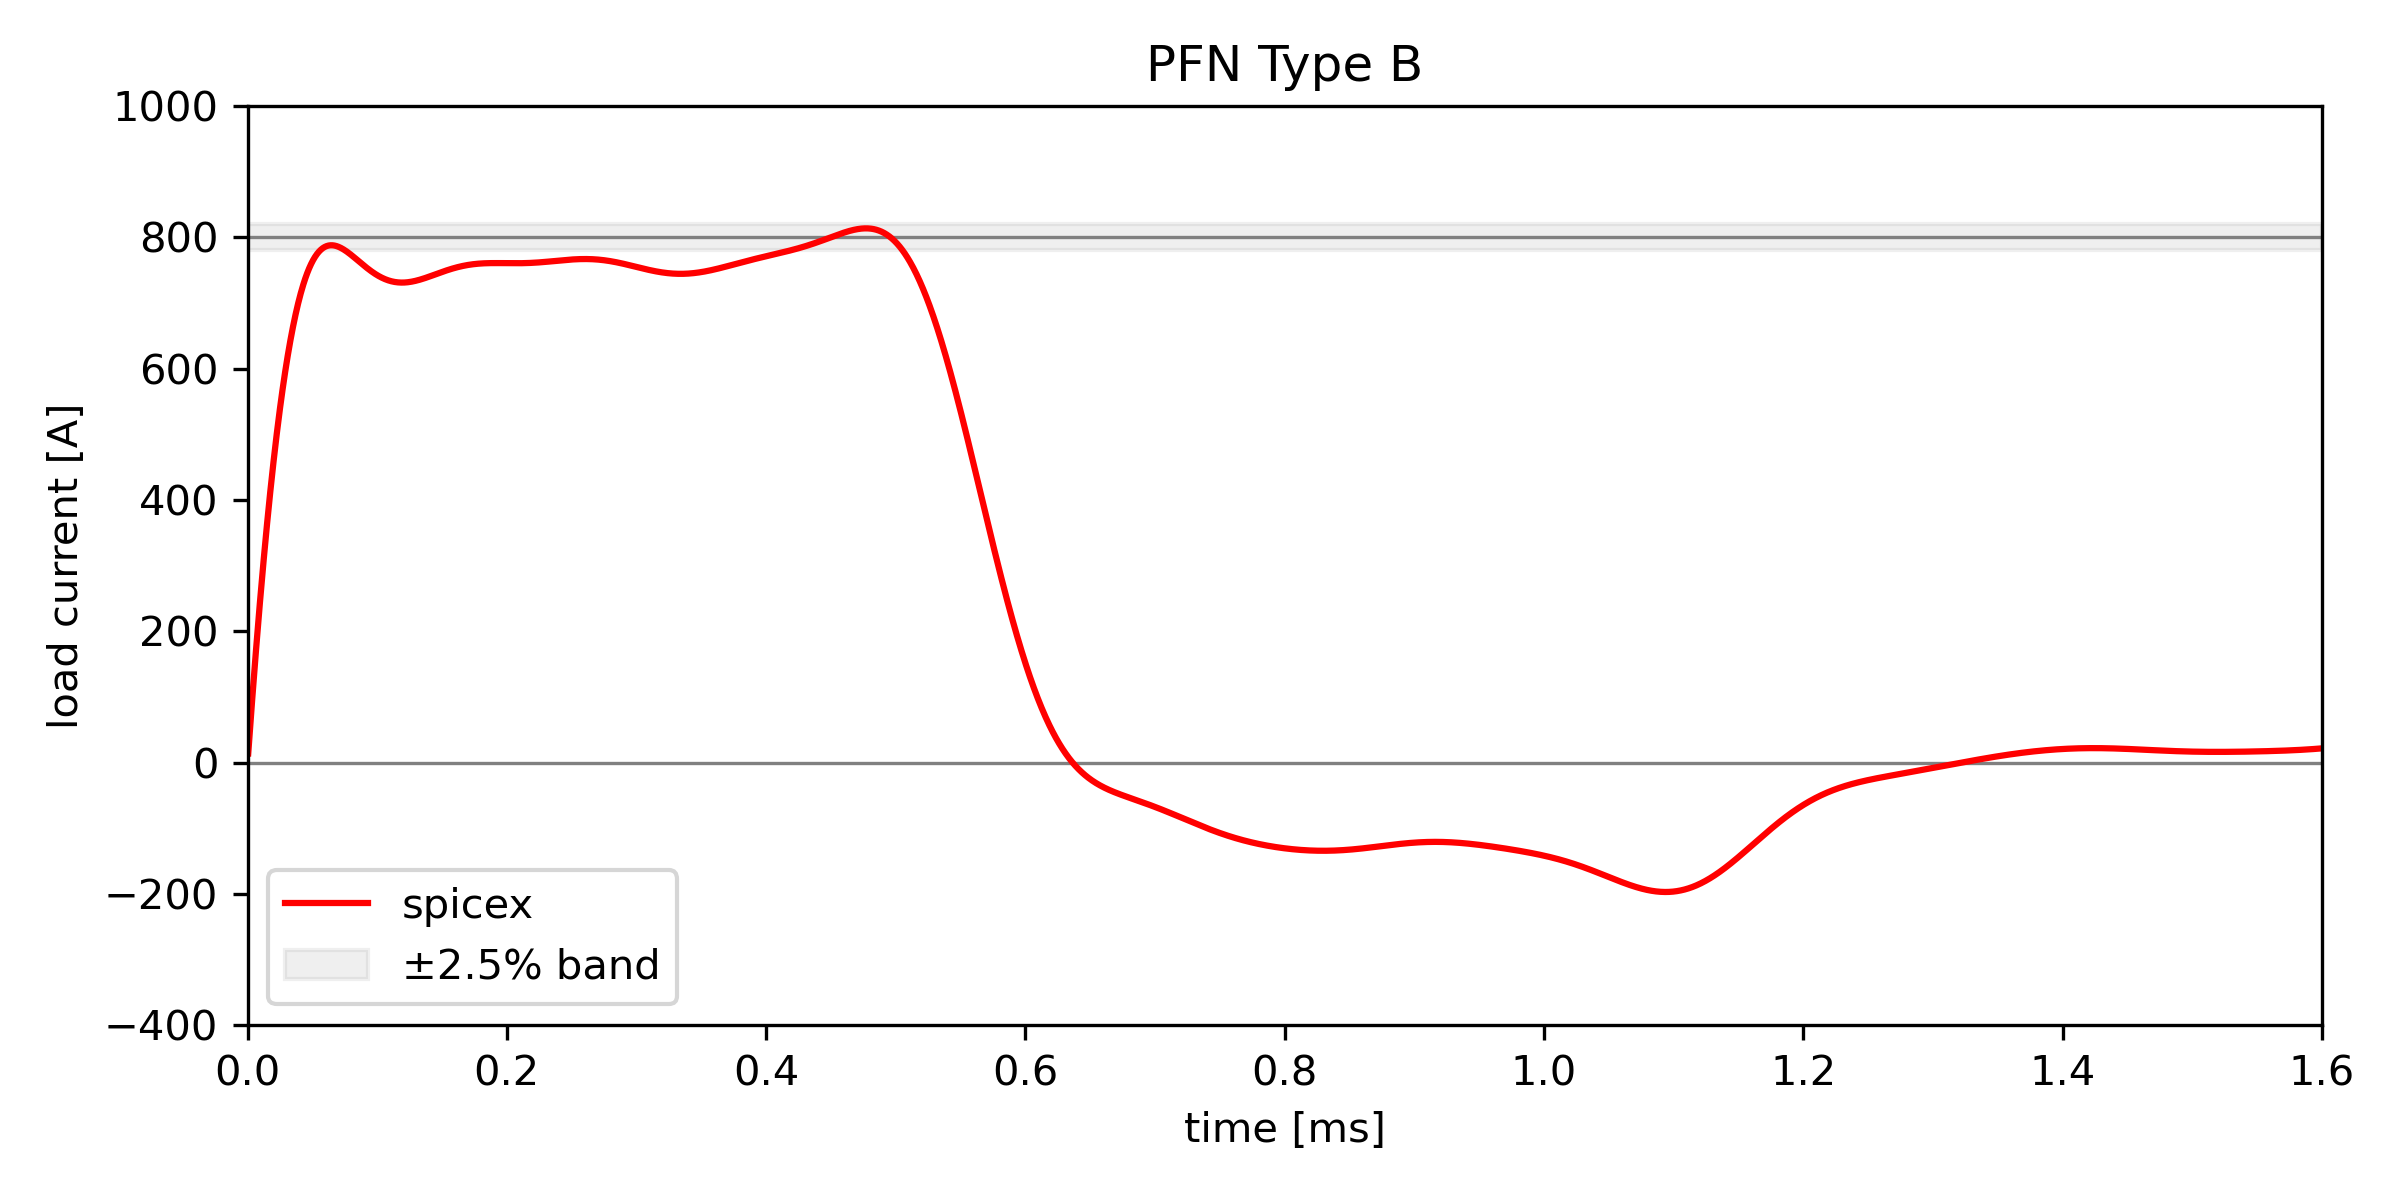

Recreate this plot in Python.
import argparse
import jax
import jax.numpy as jnp
import spicex

# switch on for double precision
jax.config.update("jax_enable_x64", True)

"""
PFN Type B

Philip Mocz (2026)

Usage:
  python pfn_type_b.py [--plot]
"""

# Component values
L1, L2, L3, L4, L5 = 6.6e-6, 5.4e-6, 5.6e-6, 6.5e-6, 9.3e-6  # inductances (H)
C1, C2, C3, C4, C5 = 250e-6, 250e-6, 300e-6, 350e-6, 800e-6  # capacitances (F)
R_esr = 5e-3  # 5 mΩ equivalent series resistance (ESR) for each capacitor branch
R_load = 100e-3  # 100 mΩ matched load

# Characteristic impedance and initial charge voltage
L_total = L1 + L2 + L3 + L4 + L5  # 33.4 µH
C_total = C1 + C2 + C3 + C4 + C5  # 1950 µF
Z0 = float(jnp.sqrt(L_total / C_total))  # ~ 0.131 Ω

# Calibrate V0 so the flat-top current ~ 800 A into R_load
I_target = 800.0
V0 = I_target * (Z0 + R_load)

# Pulse duration: T ~ 2*sqrt(L_total * C_total) ~ 0.51 ms
T_pulse = 2.0 * float(jnp.sqrt(L_total * C_total))

# Simulation parameters
t_end = 1.6e-3  # 1.6 ms
dt = 500e-9  # 500 ns


def main():
    circuit = spicex.Circuit(n_nodes=12)

    # Series inductors along top rail
    circuit.add_inductor(1, 2, L1)
    circuit.add_inductor(2, 3, L2)
    circuit.add_inductor(3, 4, L3)
    circuit.add_inductor(4, 5, L4)
    circuit.add_inductor(5, 6, L5)

    # Shunt branches: Ck + R_esr
    circuit.add_capacitor(2, 7, C1)
    circuit.add_resistor(7, 0, R_esr)
    circuit.add_capacitor(3, 8, C2)
    circuit.add_resistor(8, 0, R_esr)
    circuit.add_capacitor(4, 9, C3)
    circuit.add_resistor(9, 0, R_esr)
    circuit.add_capacitor(5, 10, C4)
    circuit.add_resistor(10, 0, R_esr)
    circuit.add_capacitor(6, 11, C5)
    circuit.add_resistor(11, 0, R_esr)

    # Load at output terminal
    circuit.add_resistor(1, 0, R_load)

    # Initial conditions:
    #   PFN nodes n2-n6 at V0 (capacitors fully charged).
    #   n1 at 0 V (output terminal was isolated before switch closed at t=0).
    #   Intermediate nodes n7-n11 at 0 V (no pre-discharge current through ESR).
    #   All inductor currents zero (no current before switch).
    v0 = jnp.array([0.0, 0.0, V0, V0, V0, V0, V0, 0.0, 0.0, 0.0, 0.0, 0.0])
    i_L0 = jnp.zeros(5)

    t, v_nodes, i_vsrc, i_inductor, i_capacitor = circuit.solve_transient(
        t_end=t_end, dt=dt, v0=v0, i_L0=i_L0
    )

    i_load = v_nodes[:, 1] / R_load  # load current (A)

    # Metrics
    i_peak = float(jnp.max(i_load))

    # Flat-top: central region 15%--85% of T_pulse
    t_flat_lo, t_flat_hi = 0.15 * T_pulse, 0.85 * T_pulse
    mask = (t >= t_flat_lo) & (t <= t_flat_hi)
    i_flat = i_load[mask]
    i_mean = float(jnp.mean(i_flat))
    flat_pct = float(100.0 * jnp.max(jnp.abs(i_flat - i_mean)) / i_mean)

    # Rise time: 10% --> 90% of peak
    idx10 = int(jnp.argmax(i_load >= 0.10 * i_peak))
    idx90 = int(jnp.argmax(i_load >= 0.90 * i_peak))
    rise_us = float((t[idx90] - t[idx10]) * 1e6)

    print(f"Z₀          = {Z0 * 1e3:.2f} mΩ  (PFN characteristic impedance)")
    print(f"V₀          = {V0:.1f} V  (initial charge voltage)")
    print(f"T_pulse     = {T_pulse * 1e3:.3f} ms  (approx. pulse duration)")
    print()
    print(f"Peak current : {i_peak:.1f} A")
    print(f"Rise time    : {rise_us:.1f} µs  (10%-->90% of peak)")
    print(
        f"Flat-top mean: {i_mean:.1f} A  (t = {t_flat_lo * 1e3:.2f}--{t_flat_hi * 1e3:.2f} ms)"
    )
    print(f"Flatness     : ±{flat_pct:.2f}%")

    return t, v_nodes, i_load


def plot(t, v_nodes, i_load):
    import matplotlib.pyplot as plt

    fig, ax = plt.subplots(figsize=(8, 4))

    # ±2.5% flatness band around target
    ax.axhspan(
        I_target * 0.975, I_target * 1.025, alpha=0.12, color="gray", label="±2.5% band"
    )
    ax.axhline(I_target, color="gray", linewidth=0.8, linestyle="-")
    ax.axhline(0, color="gray", linewidth=0.8, linestyle="-")

    ax.plot(t * 1e3, i_load, color="r", linewidth=1.5, label="spicex")

    ax.set_xlim(0, t_end * 1e3)
    ax.set_ylim(-400, 1000)
    ax.set_xlabel("time [ms]")
    ax.set_ylabel("load current [A]")
    ax.set_title("PFN Type B")
    ax.legend()
    plt.tight_layout()
    plt.savefig("pfn_type_b.png", dpi=300)
    plt.show()


if __name__ == "__main__":
    parser = argparse.ArgumentParser()
    parser.add_argument("--plot", action="store_true", help="Plot load current vs time")
    args = parser.parse_args()

    t, v_nodes, i_load = main()

    if args.plot:
        plot(t, v_nodes, i_load)
